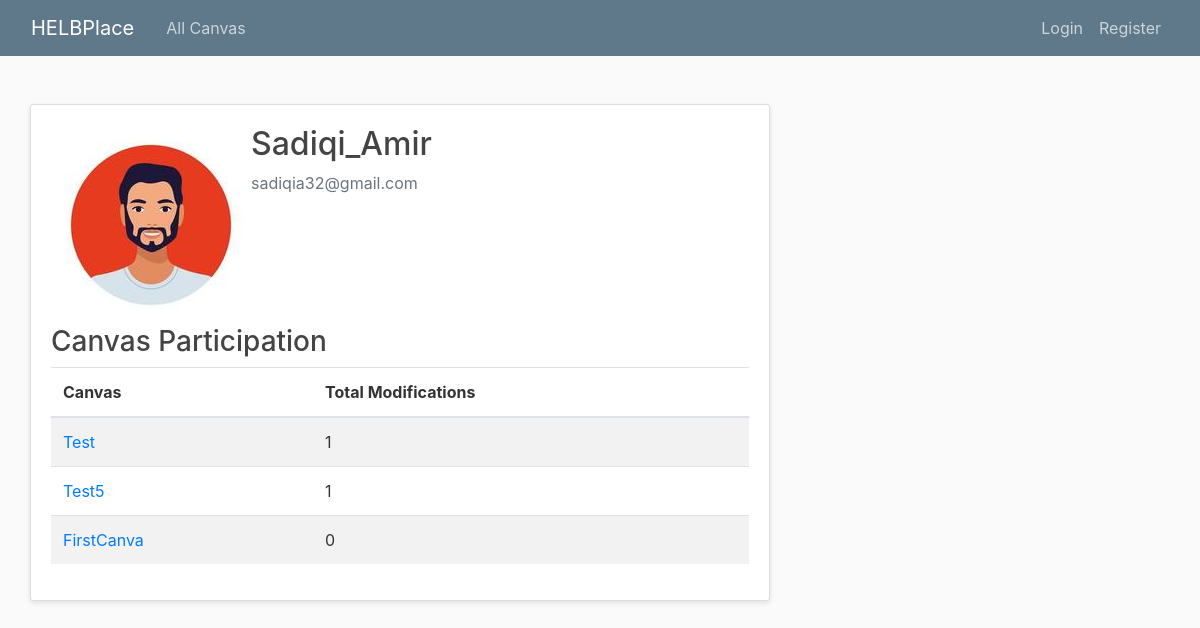
Page /profile/1/ on the earlier database version.
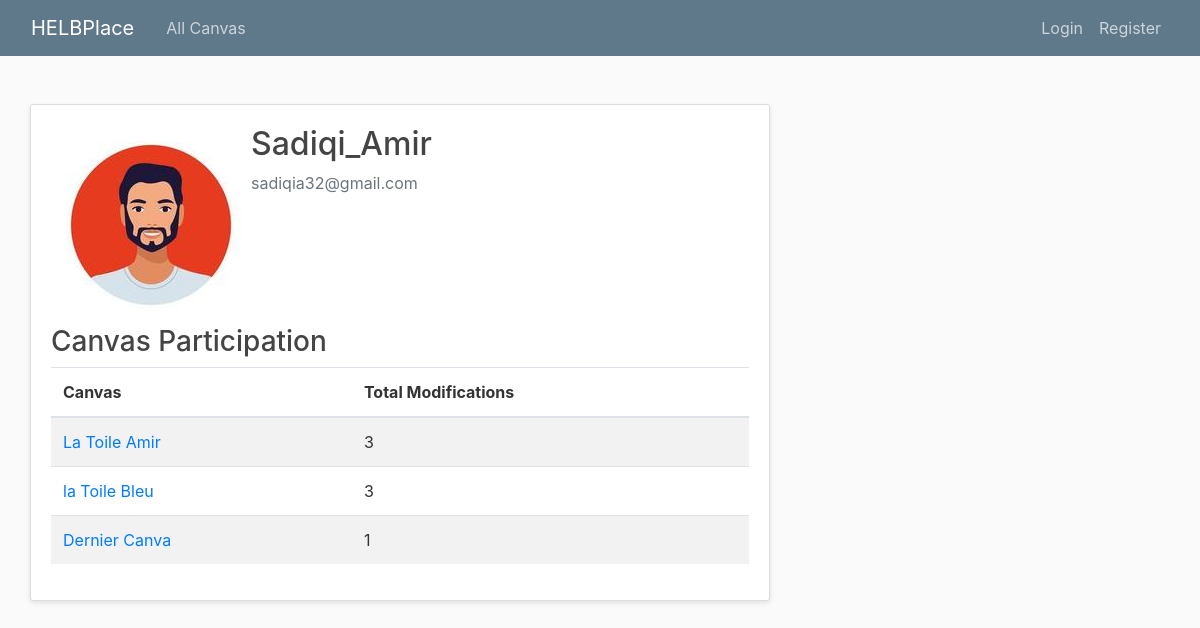
Same page on the later database version.
### users/models.py (models this page shows, shortened)
class Profile(models.Model):
    user=models.OneToOneField(User, on_delete=models.CASCADE) # one-to-one relationship with User model and oneToOneField is used to delete theprofile when the user is deleted
    image=models.ImageField(default='default.jpg', upload_to='profile_pics') # image field to store profile picture

### blog/models.py (models this page shows, shortened)
class Canva(models.Model):
    title = models.CharField(max_length=100)
    sizeHeight = models.IntegerField()
    sizeWidth = models.IntegerField()
    timer = models.IntegerField()
    date_posted = models.DateTimeField(default=timezone.now)
    author = models.ForeignKey(User, on_delete=models.CASCADE)

### blog/views.py (the view)
# urls.py: path('profile/<int:user_id>/', user_profile, name='profile'),
def user_profile(request, user_id):
    user = get_object_or_404(User, id=user_id)
    canvas_participation = UserAction.objects.filter(user=user) \
        .values('canva__title', 'canva__id') \
        .annotate(total_modifications=Sum('modification_count')) \
        .order_by('-total_modifications')
    return render(request, 'blog/profile.html', {
        'profile_user': user,
        'canvas_participation': canvas_participation,
    })

### blog/templates/blog/profile.html
{% extends "blog/base.html" %}
{% block content %}
    <div class="container mt-4">
        <div class="content-section">
            <div class="media">
              <img class="rounded-circle account-img" src="{{ profile_user.profile.image.url }}">
              <div class="media-body">
                <h2 class="account-heading">{{ profile_user.username }}</h2>
                <p class="text-secondary">{{ profile_user.email }}</p>
              </div>
            </div>
        <h3>Canvas Participation</h3>
        {% if canvas_participation %}
            <table class="table table-striped">
                <thead>
                    <tr>
                        <th>Canvas</th>
                        <th>Total Modifications</th>
                    </tr>
                </thead>
                <tbody>
                    {% for canvas in canvas_participation %}
                        <tr>
                            <td>
                                <a href="{% url 'canva-detail' canvas.canva__id %}">{{ canvas.canva__title }}</a>
                            </td>
                            <td>{{ canvas.total_modifications }}</td>
                        </tr>
                    {% endfor %}
                </tbody>
            </table>
        {% else %}
            <p>No canvas participation found.</p>
        {% endif %}
    </div>
{% endblock %}

### blog/templates/blog/base.html (shortened to what this page needs)
{% load static %}
<!DOCTYPE html>
<html>
<head>
    <link rel="stylesheet" href="https://cdn.jsdelivr.net/npm/bootstrap@4.0.0/dist/css/bootstrap.min.css">
    <link rel="stylesheet" type="text/css" href="{% static 'blog/main.css' %}">
</head>
<body>
    <header class="site-header">
        <nav class="navbar navbar-expand-md navbar-dark bg-steel fixed-top">
            <div class="container">
                <a class="navbar-brand mr-4" href="{% url 'blog-home' %}">HELBPlace</a>
                <div class="collapse navbar-collapse" id="navbarToggle">
                    <div class="navbar-nav mr-auto">
                        <a class="nav-item nav-link" href="{% url 'blog-home' %}">All Canvas</a>
                    </div>
                    <div class="navbar-nav">
                        {% if user.is_authenticated %}
                            <a class="nav-item nav-link" href="{% url 'canva-create' %}">Create canva</a>
                            <a class="nav-item nav-link" href="{% url 'profile' %}">Profile</a>
                            <a class="nav-item nav-link" href="{% url 'logout' %}">Logout</a>
                        {% else %}
                            <a class="nav-item nav-link" href="{% url 'login' %}">Login</a>
                            <a class="nav-item nav-link" href="{% url 'register' %}">Register</a>
                        {% endif %}
                    </div>
                </div>
            </div>
        </nav>
    </header>
    <main role="main" class="container">
        <div class="row">
            <div class="col-md-8">
                {% block content %}{% endblock %}
            </div>
        </div>
    </main>
</body>
</html>

### blog/static/blog/main.css (style rules this page uses)
body { background: #fafafa; color: #333333; margin-top: 5rem; }
h1, h2, h3, h4, h5, h6 { color: #444444; }
.container { max-width: 1200px; }
.bg-steel { background-color: #5f788a; }
.site-header .navbar-nav .nav-link { color: #cbd5db; }
.content-section { background: #ffffff; padding: 20px; border: 1px solid #dddddd; border-radius: 3px; box-shadow: 0 2px 5px rgba(0, 0, 0, 0.1); }

Differences in the rows shown:
removed Canva: canva__title "Test", total_modifications "1"
removed Canva: canva__title "Test5", total_modifications "1"
removed Canva: canva__title "FirstCanva", total_modifications "0"
added Canva: canva__title "La Toile Amir", total_modifications "3"
added Canva: canva__title "la Toile Bleu", total_modifications "3"
added Canva: canva__title "Dernier Canva", total_modifications "1"
